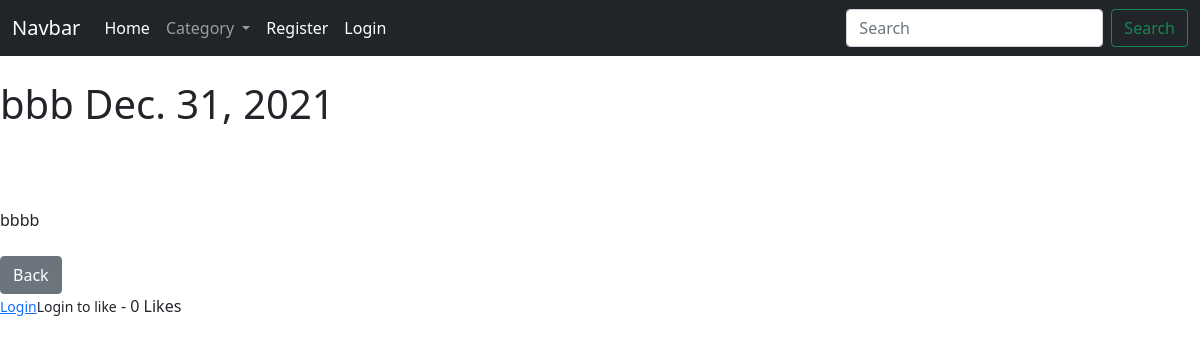
Page /article/10 on the earlier database version.
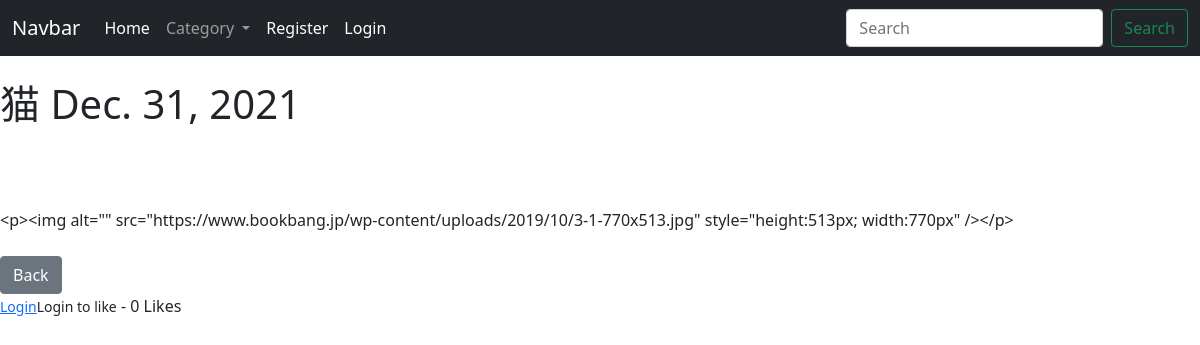
Same page on the later database version.
### theblog/models.py (models this page shows, shortened)
class Post(models.Model):
    title = models.CharField(max_length=255)
    title_tag = models.CharField(max_length=255, default="My Freakin' Awesome Blog!")
    author = models.ForeignKey(User, on_delete=models.CASCADE)
    body = RichTextField(blank=True, null=True)
    post_date = models.DateField(auto_now_add=True)
    category = models.CharField(max_length=255, default='coding')
    snippet = models.CharField(max_length=255, default='Click Link Above To Read Blog Post...')
    likes = models.ManyToManyField(User, related_name='blog_posts')
    def total_likes(self):
        return self.likes.count()

### theblog/views.py (the view)
# urls.py: path('article/<int:pk>', ArticleDetailView.as_view(), name="article-detail"),
class ArticleDetailView(DetailView):
    model = Post
    template_name = 'article_details.html'
    def get_context_data(self, *args, **kwargs):
        cat_menu = Category.objects.all()
        context = super(ArticleDetailView, self).get_context_data(*args, **kwargs)
        stuff = get_object_or_404(Post, id=self.kwargs['pk'])
        total_likes = stuff.total_likes()
        liked = False
        if stuff.likes.filter(id=self.request.user.id):
            liked = True
        context["cat_menu"] = cat_menu
        context["total_likes"] = total_likes
        context["liked"] = liked
        return context

### theblog/models.py (called while the page is built)
    def __str__(self):
        return self.name

### theblog/templates/article_details.html (shortened to what this page needs)
{% extends 'base.html' %}
{% block content %}
<h1>{{ post.title }} {{ post.post_date }} </h1>
<br>
{{ post.author.first_name }}<br>
{{ post.author.last_name }}<br>
{{ post.body }}
<br>
<br>
<a href="{% url 'home' %}" class="btn btn-secondary">Back</a>
<form action="{% url 'like_post' post.pk %}" method="POST">
    {% if user.is_authenticated %}
        {% if liked %}
            <button type="submit", name="post_id",
            value="{{ post.id }}", class="btn btn-danger btn-sm">Unlike</button>
        {% else %}
            <button type="submit", name="post_id",
            value="{{ post.id }}", class="btn btn-primary btn-sm">Like</button>
        {% endif %}
    {% else %}
        <small><a href="{% url 'login' %}">Login</a>Login to like</small>
    {% endif %}
        - {{ total_likes }} Likes
</form>
{% endblock %}

Differences in the rows shown:
changed Post: title "bbb" → "猫"; body "bbbb" → "<p><img alt=\"\" src=\"https://www.bookbang.jp/wp-content/uploads/2019/10/3-1-770x513.jpg\" style=\"height:513px; width:770px\" /></p>"
